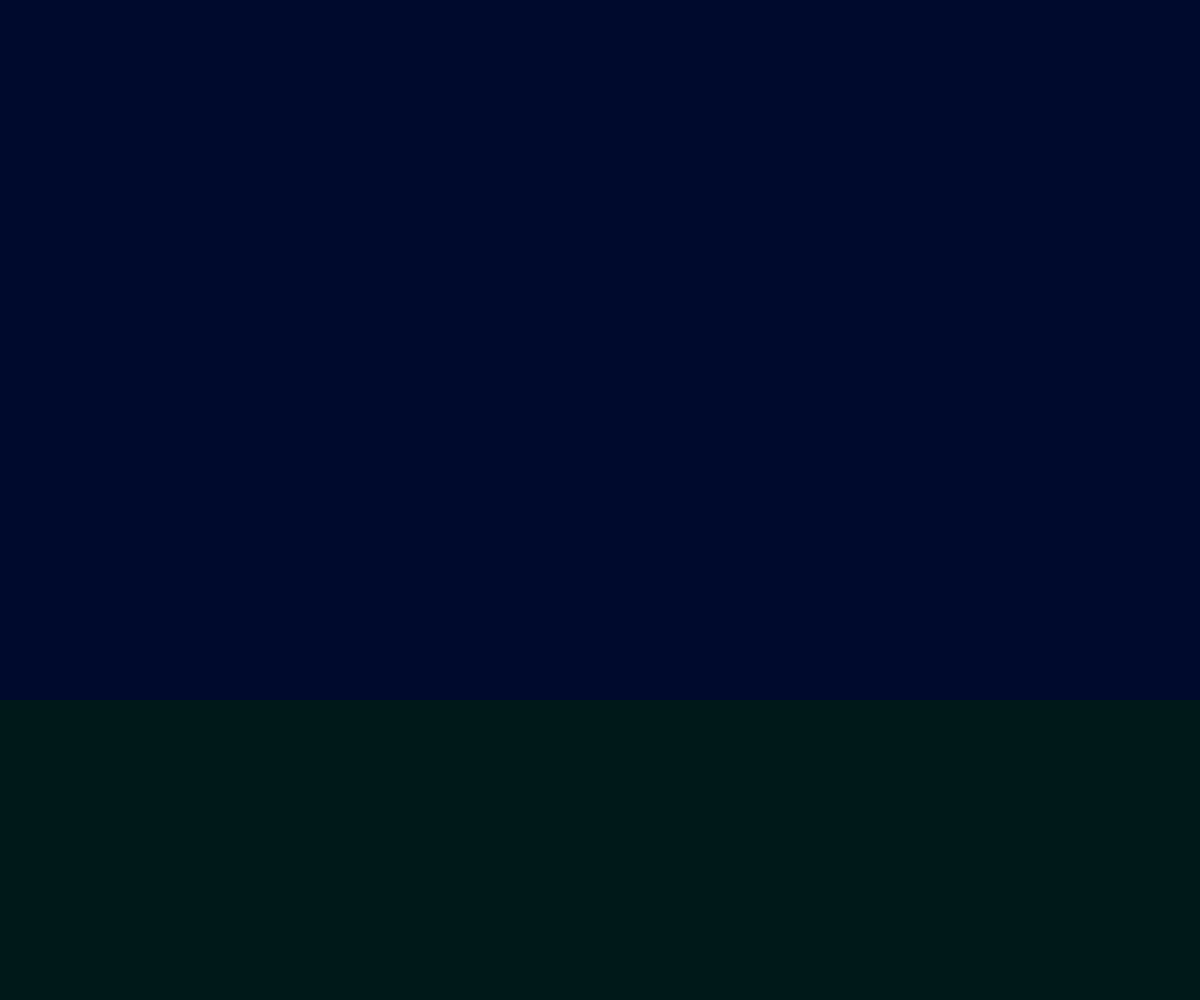
Frame 1 (no input)
Frame 60 (no input): identical to frame 1, image omitted
Frame 120 (the mouse pressed at the canvas centre since frame 60): identical to frame 1, image omitted

The p5.js sketch that drew this single still picture (run headless with seeded random() and noise() and a simulated clock; from frame 60 on, the mouse is pressed at the canvas centre):

// p5.js sketch
// ── sketch.js
var initWidth;

var bombs = [],
    explodedBombs = [],
    explodedBombsSizeRange = [5, 10],
    bombSpeed = 7,
    bombInitColor = '#ffffff',
    bombInitSize = 10,
    xPosCorrectionScale = 1,
    maxBombsCount = 100;


var pointillismAreaHeight = 300,
    points = [],
    pointSizeRange = [5, 10];

function setup() {
    createCanvas(windowWidth, windowHeight);
    initWidth = windowWidth;

}

function draw() {
    background(0, 10, 45);

    drawPointillism();

    drawBombs();

}

function drawBombs() {
    for (var i = 0; i < bombs.length; i++) {
        if (bombs[i].y > height - pointillismAreaHeight) {
            var bomb = bombs[i];
            if (!bomb.color || !bomb.size) {
                // create bright color
                var newColor = lerpColor(randomColor(), color(255, 255, 255), 0.5);
                // tone to red
                bomb.color = lerpColor(newColor, color(255, 0, 0), random(0.5, 1));
                // random size
                bomb.size = random(explodedBombsSizeRange[0], explodedBombsSizeRange[1]);
            }

            if (!points[i]) {
                points[i] = {
                    x: random(0, width),
                    y: random(height - pointillismAreaHeight, height),
                    size: random(pointSizeRange[0], pointSizeRange[1]),
                    color: randomColor()
                }
            }

            fill(bomb.color);
            noStroke();
            ellipse(bomb.x * xPosCorrectionScale, height - pointillismAreaHeight, bomb.size);
        } else {
            /** bomb on the fly */
            fill(bombInitColor);
            noStroke();
            ellipse(bombs[i].x * xPosCorrectionScale, bombs[i].y, bombInitSize);
            bombs[i].y += bombSpeed;
        }
    }
}




function drawPointillism() {
    // draw rect
    noStroke();
    fill(0,25,25);
    rect(0, height - pointillismAreaHeight, width, pointillismAreaHeight);

    // draw point
    for (var i in points) {
        var point = points[i];
        fill(point.color);
        noStroke();
        ellipse(point.x * xPosCorrectionScale, point.y, point.size);
    }
}


    


function randomColor() {
    return color(random(0, 50), random(0, 50), random(0, 50));
}

function mouseClicked() {
    var obj = {x: mouseX, y: mouseY};
    bombs.push(obj);

    if (bombs.length > maxBombsCount) {
        bombs.shift();
    }

}
